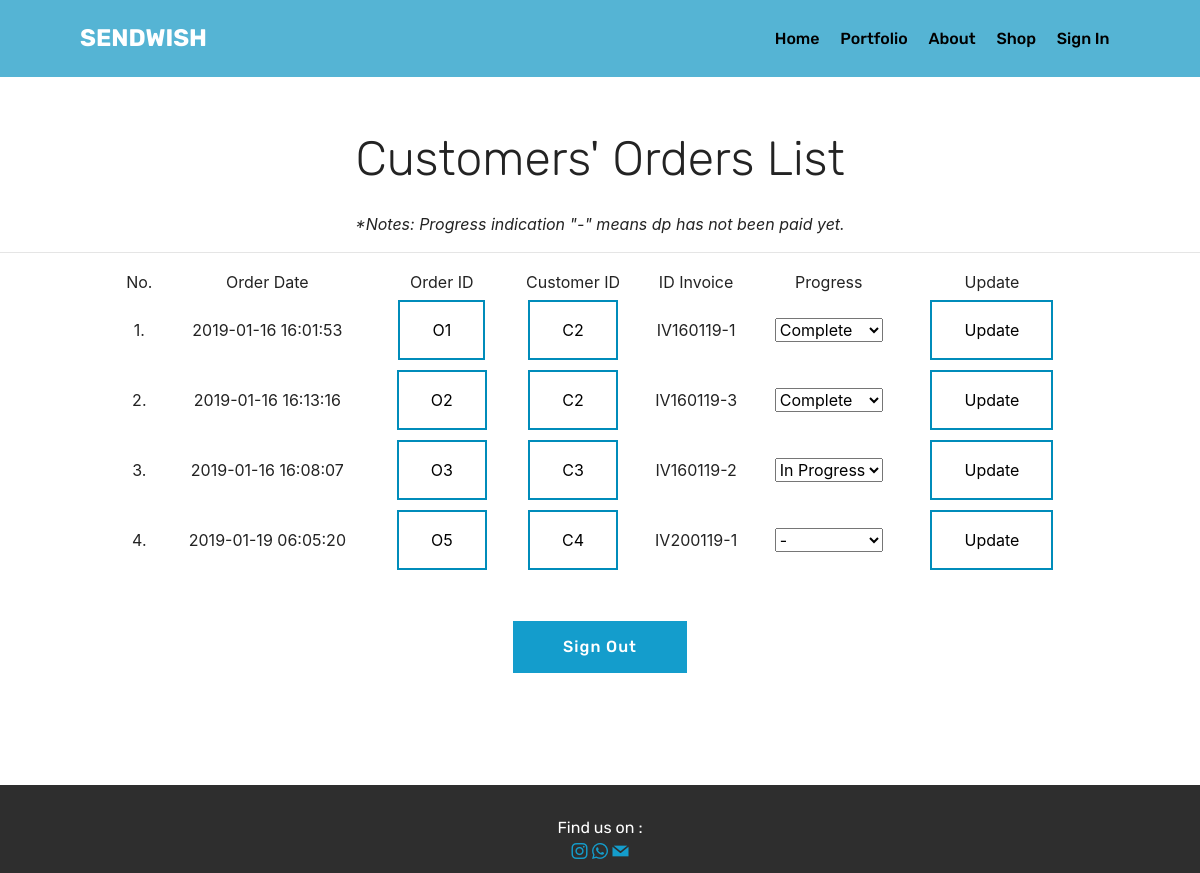
The app's page /admin.php with its own data.
### tables this page shows
CREATE TABLE IF NOT EXISTS `order` (
  `id_order` varchar(50) NOT NULL DEFAULT '',
  `id_customer` varchar(50) NOT NULL,
  `id_product` varchar(50) NOT NULL,
  `material` varchar(50) DEFAULT NULL,
  `combination` varchar(50) DEFAULT NULL,
  `lamination` varchar(50) DEFAULT NULL,
  `available` varchar(50) DEFAULT NULL,
  `size1` varchar(45) DEFAULT NULL,
  `size2` varchar(45) DEFAULT NULL,
  `size3` varchar(45) DEFAULT NULL,
  `path_custom` varchar(50) NOT NULL,
  `id_invoice` varchar(50) NOT NULL,
  `qty` int(10) unsigned NOT NULL,
  `price` int(10) unsigned NOT NULL,
  `status` varchar(50) NOT NULL,
  `order_time` timestamp NOT NULL DEFAULT CURRENT_TIMESTAMP,
  `path_dp` varchar(50) NOT NULL,
  `path_paid` varchar(50) NOT NULL
);

### koneksi.php (called while the page is built, shortened)
<?php
	function viewData($sql)
	{
		$con = mysqli_connect("localhost", "root", "", "faniaa");
		$result = mysqli_query($con, $sql);
		return $result;
	}
?>

### admin.php (the view, shortened to what this page needs)
<?php
  include "menu.php";
?>
<!DOCTYPE html>
<html >
<head>
  <link rel="stylesheet" href="assets/web/assets/mobirise-icons/mobirise-icons.css">
  <link rel="stylesheet" href="assets/tether/tether.min.css">
  <link rel="stylesheet" href="assets/bootstrap/css/bootstrap.min.css">
  <link rel="stylesheet" href="assets/bootstrap/css/bootstrap-grid.min.css">
  <link rel="stylesheet" href="assets/bootstrap/css/bootstrap-reboot.min.css">
  <link rel="stylesheet" href="assets/dropdown/css/style.css">
  <link rel="stylesheet" href="assets/socicon/css/styles.css">
  <link rel="stylesheet" href="assets/theme/css/style.css">
  <link rel="stylesheet" href="assets/mobirise/css/mbr-additional.css" type="text/css">
</head>
<body>
  <section class="features18 popup-btn-cards cid-rbljldAFZH" id="features18-k">
    <form id="formAdmin" name="form1" method="post" action="">
      <p>&nbsp;</p>
      <h2 class="mbr-section-title pb-3 align-center mbr-fonts-style display-2">Customers' Orders List</h2>
      <p align="center"><i>*Notes: Progress indication "-" means dp has not been paid yet.</i></p>
      <table class="noBorder" align="center" width="80%">
        <tr align="center">
          <hr>
          <td height="10">No.</td>
          <td>Order Date</td>
          <td>Order ID</td>
          <td>Customer ID</td>
          <td>ID Invoice</td>
          <td>Progress</td>
          <td>Update</td>
        </tr>
        <?php
          $no = 0;
          $sql = "SELECT `order`.order_time, `order`.id_order, `order`.id_customer, `order`.id_invoice, `order`.status FROM `order` WHERE `order`.status != 'Cancel';";
          $data = viewData($sql);
          while ($row = mysqli_fetch_row($data))
          {
            echo ("<tr align='center'><td>". ++$no .".</td><td>$row[0]</td><td>");
            echo '<input class="button button2" type="submit" name="btnOrderID" id="btnOrderID" value="'.$row[1].'" formaction="detail.php?orderID='.$row[1].'"/>';
            echo ("</td><td>");
            echo '<input class="button button2" type="submit" name="btnCustID" id="btnCustID" value="'.$row[2].'" formaction="customer.php?custID='.$row[2].'"/>';
            echo("</td><td>$row[3]</td><td>");
            $stat = $no;
            $stat .= 'textStat';
            echo '<select name="'.$stat.'" id="'.$stat.'">';
            if($row[4]=="-"){
              echo '<option value="-" selected="selected">-</option>';
            }else if($row[4]=="In Progress"){
              echo '<option value="In Progress" selected="selected">In Progress</option>';
            }else if($row[4]=="Complete"){
              echo '<option value="Complete" selected="selected">Complete</option>';
            }
            echo ("</td><td>");
            echo '<input class="button button2" type="submit" name="Update" id="Update" value="Update" formaction="admin.php?stats='.$stat.'&orderID='.$row[1].'"/>';
            echo "</td></tr>";
          }
        ?>
      </table>
      <p>&nbsp;</p>
      <p align="center">
        <input class="btn btn-form btn-primary display-4" type="submit" name="signout" id="signout" value="Sign Out" />
      </p>
    </form>
  </section>
  <section once="" class="cid-rblxeb4aPl" id="footer6-r">
    <div class="container">
        <div class="media-container-row align-center mbr-white">
            <div class="col-12">
                <p class="mbr-text mb-0 mbr-fonts-style display-7">
                    Find us on :</p>
            </div>
        </div>
    </div>
    <div class="container">
        <div class="media-container-row align-center mbr-white">
            <div class="row social-row">
                <div class="social-list align-right pb-2">
                <div class="soc-item">
                        <a href="https://instagram.com/sendwish.id" target="_blank">
                            <span class="mbr-iconfont mbr-iconfont-social socicon-instagram socicon"></span>
                        </a>
                         <a href="https://wa.me/6283833002258" target="_blank">
                            <span class="mbr-iconfont mbr-iconfont-social socicon-whatsapp socicon"></span>
                        </a>
                         <a href="contactmail.php" target="_blank">
                            <span class="mbr-iconfont mbr-iconfont-social socicon-mail socicon"></span>
                        </a>
                    </div></div>
            </div>
        </div>
    </div>
</section>
</body>
</html>

### menu.php (shortened to what this page needs)
<?php
include "koneksi.php";
?>
<!DOCTYPE html PUBLIC "-//W3C//DTD XHTML 1.0 Transitional//EN" "http://www.w3.org/TR/xhtml1/DTD/xhtml1-transitional.dtd">
<html xmlns="http://www.w3.org/1999/xhtml">
<head>
  <link rel="stylesheet" href="assets/web/assets/mobirise-icons/mobirise-icons.css">
  <link rel="stylesheet" href="assets/tether/tether.min.css">
  <link rel="stylesheet" href="assets/bootstrap/css/bootstrap.min.css">
  <link rel="stylesheet" href="assets/bootstrap/css/bootstrap-grid.min.css">
  <link rel="stylesheet" href="assets/bootstrap/css/bootstrap-reboot.min.css">
  <link rel="stylesheet" href="assets/dropdown/css/style.css">
  <link rel="stylesheet" href="assets/socicon/css/styles.css">
  <link rel="stylesheet" href="assets/theme/css/style.css">
  <link rel="stylesheet" href="assets/mobirise/css/mbr-additional.css" type="text/css">
</head>
<body>
<section class="menu cid-rbkgwRuNyn" once="menu" id="menu2-1">
    <nav class="navbar navbar-expand beta-menu navbar-dropdown align-items-center navbar-fixed-top navbar-toggleable-sm">
        <div class="menu-logo">
            <div class="navbar-brand">
                <span class="navbar-caption-wrap"><a class="navbar-caption text-white display-5" href="index.php">SENDWISH</a></span>
            </div>
        </div>
        <div class="collapse navbar-collapse" id="navbarSupportedContent">
            <ul class="navbar-nav nav-dropdown nav-right" data-app-modern-menu="true"><li class="nav-item">
                    <a class="nav-link link text-black display-4" href="index.php">
                        Home</a>
                </li><li class="nav-item"><a class="nav-link link text-black display-4" href="index.php#features15-9">
                        Portfolio</a></li><li class="nav-item"><a class="nav-link link text-black display-4" href="index.php#testimonials-slider1-b">
                        About</a></li><li class="nav-item"><a class="nav-link link text-black display-4" href="
                          <?php
                          if($_SESSION['adasesi'] == "1"){
                            echo('shop.php');
                          }else{
                            echo('noshop.php');
                          }
                          ?>">
                        Shop</a></li>
                <li class="nav-item">
                    <a class="nav-link link text-black display-4" href="<?php
					if(!isset($_SESSION['adasesi']))
					{echo("login.php");}
					else
					{if($_SESSION['adasesi'] == "1")
                        {
                          if($_SESSION['namauser'] == "Admin"){
                            echo("admin.php");
                          }else{
                          echo("profile.php");}
                        }
						else
						{echo("login.php");}}
					?>">
					<?php
					if(!isset($_SESSION['adasesi']))
					{echo("Sign In");}
					else
					  { if($_SESSION['adasesi'] == "1")
                        {echo($_SESSION['namauser']);}
						else
						{echo("Sign In");}}
					?></a>
                </li></ul>
        </div>
    </nav>
</section>
</body>
</html>

### assets/dropdown/css/style.css (style rules this page uses)
.navbar-dropdown { left: 0; padding: 0; position: absolute; right: 0; top: 0; transition: all 0.45s ease; z-index: 1030; background: #282828; }
.navbar-dropdown .navbar-caption { font-weight: 700; white-space: normal; vertical-align: -4px; line-height: 3.125rem !important; }
.navbar-dropdown .navbar-caption, .navbar-dropdown .navbar-caption:hover { color: inherit; text-decoration: none; }
.navbar-dropdown.navbar-fixed-top { position: fixed; }
.navbar-dropdown .navbar-brand span { vertical-align: -4px; }
.nav-dropdown { font-size: 0.75rem; font-weight: 500; height: auto !important; }
.nav-dropdown .link { margin: .667em 1.667em; font-weight: 500; padding: 0; transition: color .2s ease-in-out; }
.nav-dropdown .link::after, .nav-dropdown .dropdown-item::after { color: inherit; }

### assets/theme/css/style.css (style rules this page uses)
section { background-color:#eeeeee }
section,.container,.container-fluid { position:relative;word-wrap:break-word }
a { font-style:normal;font-weight:400;cursor:pointer }
a,a:hover { text-decoration:none }
body { color:#232323 }
h1,h2,h3,h4,h5,h6,.h1,.h2,.h3,.h4,.h5,.h6,.display-1,.display-2,.display-3,.display-4 { line-height:1;word-break:break-word;word-wrap:break-word }
body { position:relative }
section { background-position:50% 50%;background-repeat:no-repeat;background-size:cover }
.mbr-white { color:#ffffff }
.align-center { text-align:center }
.align-right { text-align:right }
.media-container-row { display:-ms-flexbox;display:-webkit-flex;display:flex;-webkit-flex-direction:row;-ms-flex-direction:row;flex-direction:row;-webkit-flex-wrap:wrap;-ms-flex-wrap:wrap;flex-wrap:wrap;-webkit-justify-content:center;-ms-flex-pack:center;justify-content:center;-webkit-align-content:center;-ms-flex-line-pack:center;align-content:center;-webkit-align-items:start;-ms-flex-align:start;align-items:start }
@media (min-width: 992px) { .media-container-row { -webkit-flex-wrap:nowrap;-ms-flex-wrap:nowrap;flex-wrap:nowrap } }
[type="submit"] { -webkit-appearance:none }
.menu .navbar-brand { display:-webkit-flex }
.menu .navbar-brand span { display:flex;display:-webkit-flex }
.menu .navbar-brand .navbar-caption-wrap { display:-webkit-flex }
@media (min-width: 992px) { .menu .navbar-nav.nav-dropdown { display:-webkit-flex } }
@media (min-width: 992px) { .menu .navbar-toggleable-sm .navbar-collapse { display:-webkit-flex !important } }
.navbar { display:-webkit-flex;-webkit-flex-wrap:wrap;-webkit-align-items:center;-webkit-justify-content:space-between }
.navbar-collapse { -webkit-flex-basis:100%;-webkit-flex-grow:1;-webkit-align-items:center }
.nav-dropdown .link { padding:.667em 1.667em !important;margin:0 !important }
.row { display:-webkit-flex;-webkit-flex-wrap:wrap }

### admin.php (style rules this page uses)
.button { background-color: #4CAF50; border: none; color: white; padding: 16px 32px; text-align: center; text-decoration: none; display: inline-block; font-size: 16px; margin: 4px 2px; -webkit-transition-duration: 0.4s; transition-duration: 0.4s; cursor: pointer; }
.button2 { background-color: white; color: black; border: 2px solid #008CBA; }
.noBorder { border: 0; }

### records on screen
order: order_time "2019-01-16 16:01:53", btnOrderID "O1", btnCustID "C2", id_invoice "IV160119-1", status "Complete"
order: order_time "2019-01-16 16:13:16", btnOrderID "O2", btnCustID "C2", id_invoice "IV160119-3", status "Complete"
order: order_time "2019-01-16 16:08:07", btnOrderID "O3", btnCustID "C3", id_invoice "IV160119-2", status "In Progress"
order: order_time "2019-01-19 06:05:20", btnOrderID "O5", btnCustID "C4", id_invoice "IV200119-1", status "-"
